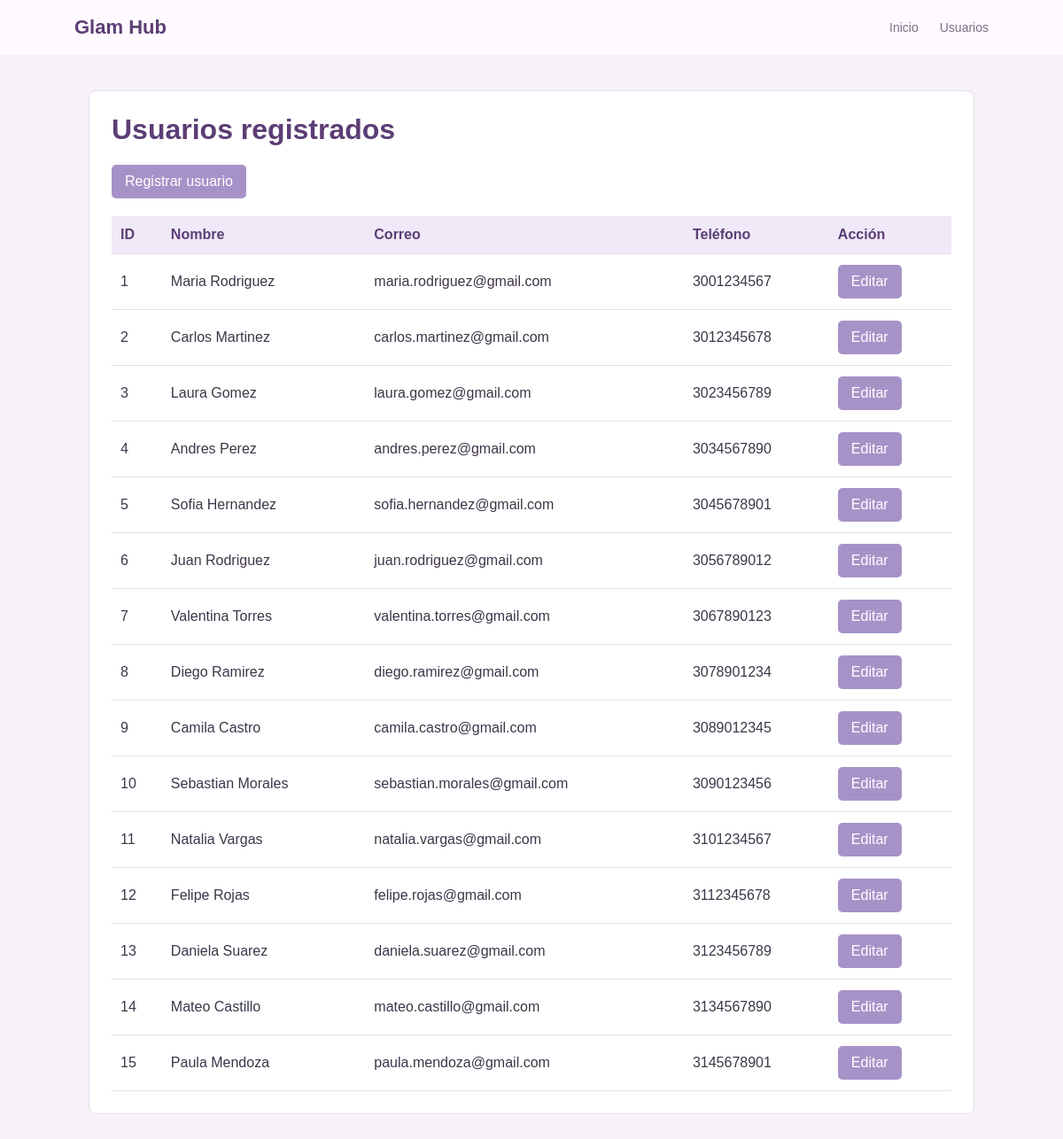
The app's page /usuarios.php with its own data.
### tables this page shows
CREATE TABLE Usuarios (
 IdUsuario INT AUTO_INCREMENT PRIMARY KEY,
 NombreUsuario VARCHAR(100),
 CorreoUsuario VARCHAR(150),
 PasswordUsuario VARCHAR(255),
 TelefonoUsuario VARCHAR(30)
);

### usuarios.php (the view, shortened to what this page needs)
<?php
require 'conexion.php';
function escapar(string $valor): string
{
	return htmlspecialchars($valor, ENT_QUOTES, 'UTF-8');
}
$sentencia = $conexion->query(
	'SELECT IdUsuario, NombreUsuario, CorreoUsuario, TelefonoUsuario
	 FROM Usuarios ORDER BY IdUsuario ASC'
);
$usuarios = $sentencia->fetchAll(PDO::FETCH_ASSOC);
?>
<!DOCTYPE html>
<html lang="es">
<head>
	<link rel="stylesheet" href="css/estilos.css">
</head>
<body>
	<nav class="navbar" aria-label="Navegación principal">
		<a class="logo" href="index.php">Glam Hub</a>
		<ul class="nav-links">
			<li><a href="index.php">Inicio</a></li>
			<li><a href="usuarios.php">Usuarios</a></li>
		</ul>
	</nav>
	<main class="container">
		<h1>Usuarios registrados</h1>
		<a class="action-link" href="registro.php">Registrar usuario</a>
		<?php if ($usuarios === []): ?>
			<p class="empty">No hay usuarios registrados.</p>
		<?php else: ?>
			<div class="table-wrapper">
				<table>
					<thead>
						<tr>
							<th>ID</th>
							<th>Nombre</th>
							<th>Correo</th>
							<th>Teléfono</th>
							<th>Acción</th>
						</tr>
					</thead>
					<tbody>
						<?php foreach ($usuarios as $usuario): ?>
							<tr>
								<td><?= escapar((string) $usuario['IdUsuario']) ?></td>
								<td><?= escapar((string) $usuario['NombreUsuario']) ?></td>
								<td><?= escapar((string) $usuario['CorreoUsuario']) ?></td>
								<td><?= escapar((string) $usuario['TelefonoUsuario']) ?></td>
								<td><a class="action-link" href="registro.php?id=<?= escapar((string) $usuario['IdUsuario']) ?>">Editar</a></td>
							</tr>
						<?php endforeach; ?>
					</tbody>
				</table>
			</div>
		<?php endif; ?>
	</main>
</body>
</html>

### css/estilos.css (style rules this page uses)
* { box-sizing: border-box; }
body { background: #f7f2f8; color: #3f3548; font-family: Arial, sans-serif; margin: 0; }
.navbar { align-items: center; background: #fffaff; display: flex; justify-content: space-between; padding: 18px 7%; }
.logo { color: #5c3d75; font-size: 22px; font-weight: 700; text-decoration: none; }
.nav-links { display: flex; gap: 24px; list-style: none; margin: 0; padding: 0; }
.nav-links a { color: #7a6d85; font-size: 14px; text-decoration: none; }
.container { background: #fff; border: 1px solid #e5dced; border-radius: 8px; margin: 40px auto; max-width: 1000px; padding: 25px; width: 90%; }
h1 { color: #5c3d75; margin-top: 0; }
button, .button, .action-link { background: #a792c8; border: 0; border-radius: 5px; color: #fff; cursor: pointer; display: inline-block; font: inherit; padding: 10px 15px; text-decoration: none; }
.table-wrapper { overflow-x: auto; }
table { border-collapse: collapse; margin-top: 20px; width: 100%; }
th, td { border-bottom: 1px solid #e5dced; padding: 12px 10px; text-align: left; }
th { background: #f0e9f8; color: #5c3d75; }

### records on screen
usuarios: IdUsuario "1", NombreUsuario "Maria Rodriguez", CorreoUsuario "maria.rodriguez@gmail.com", TelefonoUsuario "3001234567"
usuarios: IdUsuario "2", NombreUsuario "Carlos Martinez", CorreoUsuario "carlos.martinez@gmail.com", TelefonoUsuario "3012345678"
usuarios: IdUsuario "3", NombreUsuario "Laura Gomez", CorreoUsuario "laura.gomez@gmail.com", TelefonoUsuario "3023456789"
usuarios: IdUsuario "4", NombreUsuario "Andres Perez", CorreoUsuario "andres.perez@gmail.com", TelefonoUsuario "3034567890"
usuarios: IdUsuario "5", NombreUsuario "Sofia Hernandez", CorreoUsuario "sofia.hernandez@gmail.com", TelefonoUsuario "3045678901"
usuarios: IdUsuario "6", NombreUsuario "Juan Rodriguez", CorreoUsuario "juan.rodriguez@gmail.com", TelefonoUsuario "3056789012"
usuarios: IdUsuario "7", NombreUsuario "Valentina Torres", CorreoUsuario "valentina.torres@gmail.com", TelefonoUsuario "3067890123"
usuarios: IdUsuario "8", NombreUsuario "Diego Ramirez", CorreoUsuario "diego.ramirez@gmail.com", TelefonoUsuario "3078901234"
usuarios: IdUsuario "9", NombreUsuario "Camila Castro", CorreoUsuario "camila.castro@gmail.com", TelefonoUsuario "3089012345"
usuarios: IdUsuario "10", NombreUsuario "Sebastian Morales", CorreoUsuario "sebastian.morales@gmail.com", TelefonoUsuario "3090123456"
usuarios: IdUsuario "11", NombreUsuario "Natalia Vargas", CorreoUsuario "natalia.vargas@gmail.com", TelefonoUsuario "3101234567"
usuarios: IdUsuario "12", NombreUsuario "Felipe Rojas", CorreoUsuario "felipe.rojas@gmail.com", TelefonoUsuario "3112345678"
usuarios: IdUsuario "13", NombreUsuario "Daniela Suarez", CorreoUsuario "daniela.suarez@gmail.com", TelefonoUsuario "3123456789"
usuarios: IdUsuario "14", NombreUsuario "Mateo Castillo", CorreoUsuario "mateo.castillo@gmail.com", TelefonoUsuario "3134567890"
usuarios: IdUsuario "15", NombreUsuario "Paula Mendoza", CorreoUsuario "paula.mendoza@gmail.com", TelefonoUsuario "3145678901"
